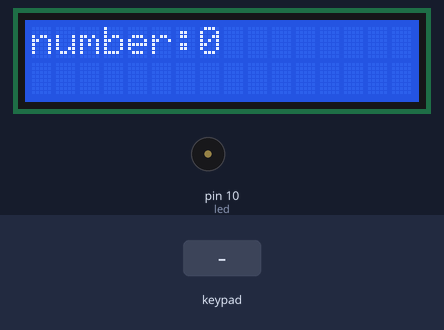
Simulated run of this sketch. Board: Arduino Uno, built with avr-gcc and run on an emulated ATmega328P. Shown: 16×2 character LCD, buzzer (waves = sounding). The test bench sets the inputs (shaded band). What the sketch prints to the serial monitor is not drawn.

Above: at 1.2 s.
1.3 s: key 'A' pressed
At 2.7 s:
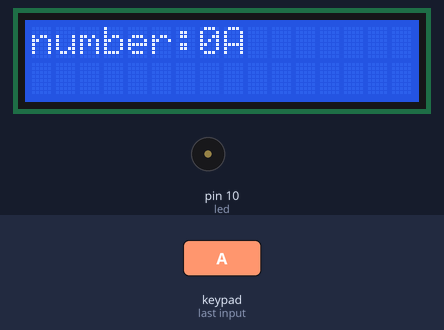
3.0 s: keypad keys 5 4 3 2 # pressed 0.4 s apart
At 6.2 s:
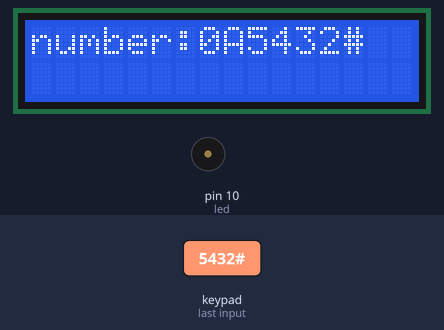
6.5 s: key 'B' pressed
At 7.6 s:
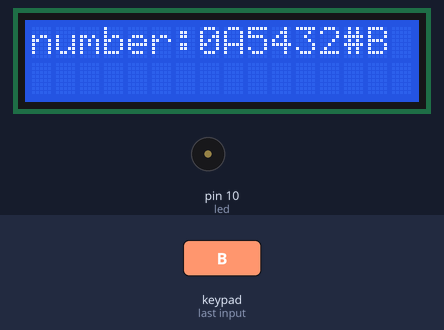
8.2 s: keypad keys 5 4 3 2 * pressed 0.4 s apart
At 11.3 s:
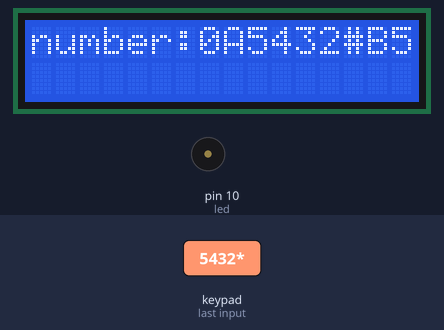
11.7 s: keypad keys 5 4 3 2 D pressed 0.4 s apart
At 12.0 s:
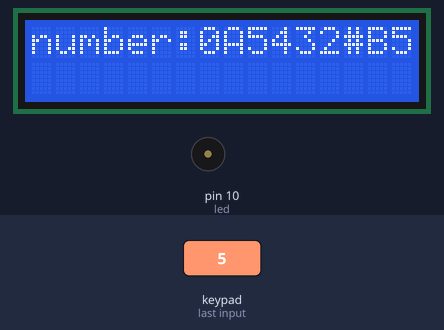
15.2 s: keypad keys 9 8 7 6 pressed 0.4 s apart
At 17.7 s:
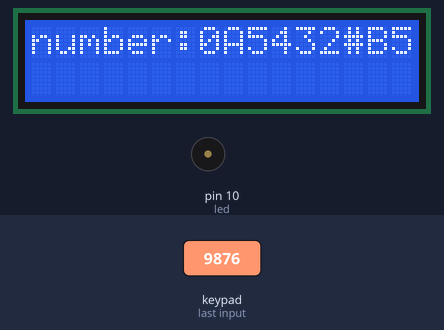
Timing chart, 0 to 19.2 s (numbered marks = the images above; inputs shaded):
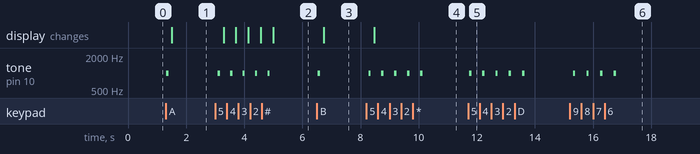

The sketch:

keypad.ino
```cpp
//#include <Arduino.h>
#include <Keypad.h>
#include <Wire.h>
#include <LiquidCrystal_I2C.h>

// Set the LCD address to 0x27 for a 16 chars and 2 line display
LiquidCrystal_I2C lcd(0x27, 16, 2);

String num = "0";
const byte ROWS = 4;
const byte COLS = 4;

int led = 10;

char hexaKeys[ROWS][COLS] = {
  {'1', '2', '3', 'A'},
  {'4', '5', '6', 'B'},
  {'7', '8', '9', 'C'},
  {'*', '0', '#', 'D'}
};

byte rowPins[ROWS] = {5,4,3,2};
byte colPins[COLS] = {9,8,7,6};

Keypad customKeypad = Keypad(makeKeymap(hexaKeys), rowPins, colPins, ROWS, COLS);

void setup(){
  Serial.begin(9600);
  pinMode(led, OUTPUT);

   lcd.begin();
   lcd.backlight();
}
void loop(){
  char customKey = customKeypad.getKey();
  lcd.clear();
  lcd.print("number: ");
  lcd.setCursor (7,0);
  lcd.print(num);

  if (customKey){
    num += customKey;
    Serial.println(customKey);
    tone(led, 1000); // Send 1KHz sound signal...
    delay(80);        // ...for 1 sec
    noTone(led);     // Stop sound...

  }

  delay(100);

}
```

Measured:
- after the input at 1.3 s, tone on pin 10 (led): silent → 1000 Hz at once, → silent 0.08 s later; the display: changes after 0.21 s (image 1)
- after the input at 3.0 s, tone on pin 10 (led): alternates 1000 Hz for 0.08 s and silent for 0.35 s, 10 changes in all, then stays silent, starting after 0.10 s; the display: first changes after 0.29 s (image 2 shows a later state)
- after the input at 6.5 s, tone on pin 10 (led): silent → 1000 Hz at once, → silent 0.08 s later; the display: changes after 0.23 s (image 3)
- after the input at 8.2 s, tone on pin 10 (led): alternates 1000 Hz for 0.08 s and silent for 0.36 s, 10 changes in all, then stays silent, starting after 0.08 s; the display: changes after 0.28 s (image 4)
- after the input at 11.7 s, tone on pin 10 (led): alternates 1000 Hz for 0.08 s and silent for 0.38 s, 10 changes in all, then stays silent, starting at once
- after the input at 15.2 s, tone on pin 10 (led): alternates 1000 Hz for 0.08 s and silent for 0.39 s, 8 changes in all, then stays silent, starting after 0.11 s
